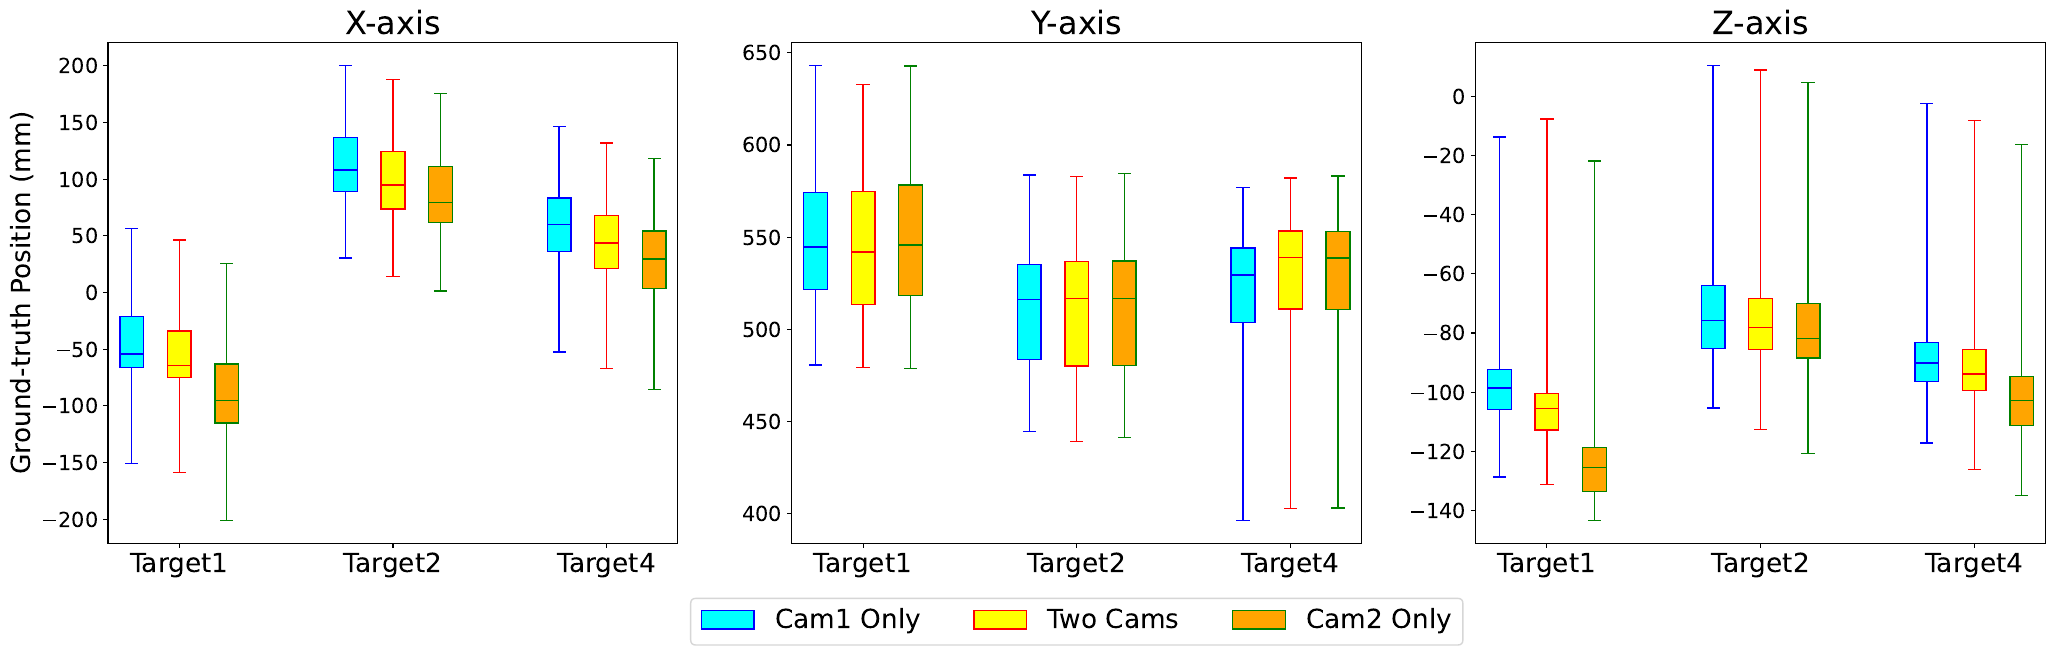

Source code (Python):
import matplotlib.pyplot as plt
import numpy as np
import pickle
import os

cam1_tar1_gt_list = []
cam1_tar2_gt_list = []
cam1_tar4_gt_list = []

cam2_tar1_gt_list = []
cam2_tar2_gt_list = []
cam2_tar4_gt_list = []

two_cam_tar1_gt_list = []
two_cam_tar2_gt_list = []
two_cam_tar4_gt_list = []

for SUBJECT_NAME in os.listdir('../data'):
    subject_folder_path = '../data/' + SUBJECT_NAME
    if os.path.isfile(subject_folder_path):
        continue

    # frontal points: target 1 & target 2
    front_folder_path = subject_folder_path + '/front'
    with open(front_folder_path + '/cam_1_gt.pickle', 'rb') as f:
        cam_1_gt = pickle.load(f)
    with open(front_folder_path + '/cam_2_gt.pickle', 'rb') as f:
        cam_2_gt = pickle.load(f)
    with open(front_folder_path + '/two_cam_gt.pickle', 'rb') as f:
        two_cam_gt = pickle.load(f)

    cam_1_tar1_gt, cam_1_tar2_gt = cam_1_gt['target_1'].flatten(), cam_1_gt['target2_3d'].flatten()
    cam_2_tar1_gt, cam_2_tar2_gt = cam_2_gt['target_1'].flatten(), cam_2_gt['target2_3d'].flatten()
    two_cam_tar1_gt, two_cam_tar2_gt = two_cam_gt['target_1'].flatten(), two_cam_gt['target2_3d'].flatten()

    cam1_tar1_gt_list.append(cam_1_tar1_gt)
    cam1_tar2_gt_list.append(cam_1_tar2_gt)
    cam2_tar1_gt_list.append(cam_2_tar1_gt)
    cam2_tar2_gt_list.append(cam_2_tar2_gt)
    two_cam_tar1_gt_list.append(two_cam_tar1_gt)
    two_cam_tar2_gt_list.append(two_cam_tar2_gt)

    # side point: target 4
    side_folder_path = subject_folder_path + '/side'
    with open(side_folder_path + '/cam_1_gt.pickle', 'rb') as f:
        cam_1_gt = pickle.load(f)
    with open(side_folder_path + '/cam_2_gt.pickle', 'rb') as f:
        cam_2_gt = pickle.load(f)
    with open(side_folder_path + '/two_cam_gt.pickle', 'rb') as f:
        two_cam_gt = pickle.load(f)

    cam_1_tar4_gt = cam_1_gt['target_4'].flatten()
    cam_2_tar4_gt = cam_2_gt['target_4'].flatten()
    two_cam_tar4_gt = two_cam_gt['target_4'].flatten()

    cam1_tar4_gt_list.append(cam_1_tar4_gt)
    cam2_tar4_gt_list.append(cam_2_tar4_gt)
    two_cam_tar4_gt_list.append(two_cam_tar4_gt)


# separate target
BIG_INTERVAL = 4.5
SMALL_INTERVAL = 1

# # Separate targets
# fig, ax = plt.subplots(1,3, figsize=(20, 5))
# for i, (target, target_name, cam1_tar_list, cam2_tar_list, two_cam_tar_list) in enumerate(zip(['target1', 'target2', 'target4'],
#                                                         ['Target1', 'Target2', 'Target4'],
#                                                         [cam1_tar1_gt_list, cam1_tar2_gt_list, cam1_tar4_gt_list],
#                                                         [cam2_tar1_gt_list, cam2_tar2_gt_list, cam2_tar4_gt_list],
#                                                         [two_cam_tar1_gt_list, two_cam_tar2_gt_list, two_cam_tar4_gt_list] )):
#     bp_list = []
#     for j, axis in enumerate(['X', 'Y', 'Z']):
#         for w, (method, method_name, edge_color, fill_color) in enumerate(zip([cam1_tar_list, two_cam_tar_list, cam2_tar_list, ],
#                                                                               ['Cam1 Only', 'Two Cams', 'Cam2 Only'],
#                                                                               ['blue', 'red', 'green'],
#                                                                               ['cyan', 'yellow', 'orange']                                                                              )):
#             axis_value = [gt[j] for gt in method]  # all gt values of a particular axis
#
#             bp = ax[i].boxplot([axis_value], positions=[(j + 1) * BIG_INTERVAL + w * SMALL_INTERVAL], patch_artist=True,
#                              widths=0.3, whis=99)
#
#             for patch in bp['boxes']:
#                 patch.set(facecolor=fill_color)
#                 patch.set(edgecolor=edge_color)
#             for patch in bp['caps']:
#                 patch.set(color=edge_color)
#             for patch in bp['whiskers']:
#                 patch.set(color=edge_color)
#             for patch in bp['medians']:
#                 patch.set(color=edge_color)
#             if j == 0:
#                 bp_list.append(bp)
#
#     # ax[i].legend([bp_list[0]["boxes"][0], bp_list[1]["boxes"][0], bp_list[2]["boxes"][0]],
#     #            ['Cam1 Only', 'Cam2 Only', 'Two Cams'], loc='upper left', prop={'size': 15}, bbox_to_anchor=(1,0.5))
#
#     ax[i].set_xticks([(a + 1) * BIG_INTERVAL + SMALL_INTERVAL for a in range(3)], ['X', 'Y', 'Z'], fontsize=14)
#     ax[i].tick_params(axis='y', labelsize=12)
#     ax[i].set_ylabel('Ground-truth (mm)', fontsize=15)
#     ax[i].set_title(target_name, fontsize=20)

# Separate XYZ
fig, ax = plt.subplots(1, 3, figsize=(25, 6.5))
for i, axis_name in enumerate(['X-axis', 'Y-axis', 'Z-axis']):
    bp_list = []
    for j, (cam1_tar_list, cam2_tar_list, two_cam_tar_list) in enumerate(zip([cam1_tar1_gt_list,
                                                                              cam1_tar2_gt_list,
                                                                              cam1_tar4_gt_list],
                                                                             [cam2_tar1_gt_list,
                                                                              cam2_tar2_gt_list,
                                                                              cam2_tar4_gt_list],
                                                                             [two_cam_tar1_gt_list,
                                                                              two_cam_tar2_gt_list,
                                                                              two_cam_tar4_gt_list])):
        for w, (method, method_name, edge_color, fill_color) in enumerate(zip([cam1_tar_list, two_cam_tar_list, cam2_tar_list, ],
                                                                              ['Cam1 Only', 'Two Cams', 'Cam2 Only'],
                                                                              ['blue', 'red', 'green'],
                                                                              ['cyan', 'yellow', 'orange']                                                                              )):
            axis_value = [gt[i] * 1000 for gt in method]  # all gt values of a particular axis, convert m to mm

            bp = ax[i].boxplot([axis_value], positions=[(j + 1) * BIG_INTERVAL + w * SMALL_INTERVAL], patch_artist=True,
                             widths=0.5, whis=99)

            for patch in bp['boxes']:
                patch.set(facecolor=fill_color)
                patch.set(edgecolor=edge_color)
            for patch in bp['caps']:
                patch.set(color=edge_color)
            for patch in bp['whiskers']:
                patch.set(color=edge_color)
            for patch in bp['medians']:
                patch.set(color=edge_color)
            if j == 0:
                bp_list.append(bp)

    if i == 1:
        ax[i].legend([bp_list[0]["boxes"][0], bp_list[1]["boxes"][0], bp_list[2]["boxes"][0]],
                   ['Cam1 Only', 'Two Cams', 'Cam2 Only'], loc='lower center', prop={'size': 19}, bbox_to_anchor=(0.5, -0.23), ncol=3)

    ax[i].set_xticks([(a + 1) * BIG_INTERVAL + SMALL_INTERVAL for a in range(3)], ['Target1', 'Target2', 'Target4'], fontsize=19)
    ax[i].tick_params(axis='y', labelsize=15)
    if i == 0:
        ax[i].set_ylabel('Ground-truth Position (mm)', fontsize=19)
    ax[i].set_title(axis_name, fontsize=23)

plt.savefig('gt_distribution.pdf', bbox_inches='tight')
plt.show()